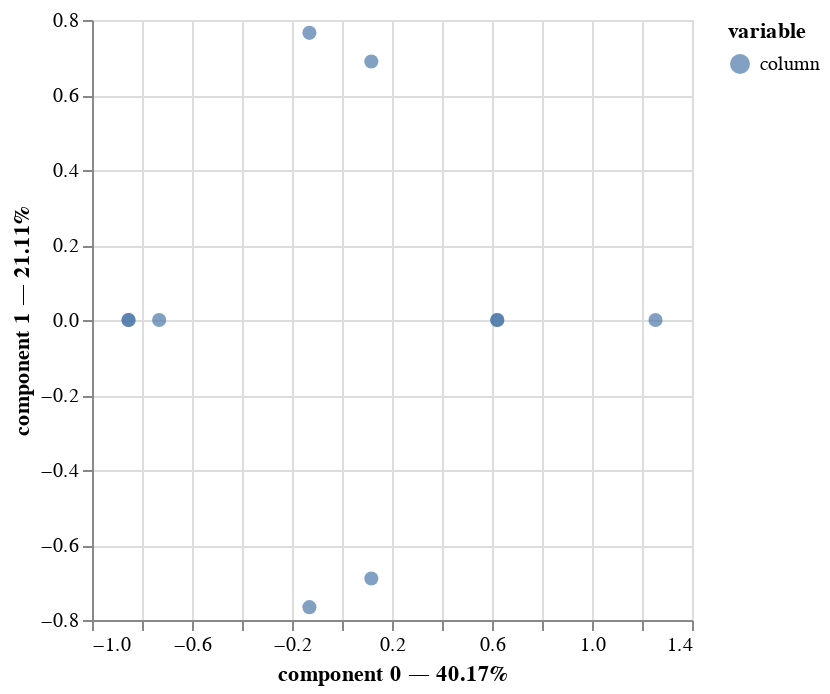

Notebook cell for this chart:
### Code cell
mca.plot(
    dataset,
    x_component=0,
y_component=1,
show_row_markers=False,

)

### Figure 1 — Vega-Lite specification as saved in the notebook (floating-point values rounded to 4 significant figures)
{"config": {"view": {"continuousWidth": 300, "continuousHeight": 300}}, "layer": [{"mark": {"type": "circle", "size": 50}, "encoding": {"color": {"field": "variable", "type": "nominal"}, "tooltip": [{"field": "variable", "type": "nominal"}, {"field": "value", "type": "nominal"}, {"field": "component 0", "type": "quantitative"}, {"field": "component 1", "type": "quantitative"}], "x": {"axis": {"title": "component 0 — 40.17%"}, "field": "component 0", "scale": {"zero": false}, "type": "quantitative"}, "y": {"axis": {"title": "component 1 — 21.11%"}, "field": "component 1", "scale": {"zero": false}, "type": "quantitative"}}, "name": "view_1"}], "data": {"name": "data-6fc443280d7a2a488761dcd315fda1b4"}, "params": [{"name": "param_1", "select": {"type": "interval", "encodings": ["x", "y"]}, "bind": "scales", "views": ["view_1"]}], "$schema": "https://vega.github.io/schema/vega-lite/v5.17.0.json", "datasets": {"data-6fc443280d7a2a488761dcd315fda1b4": [{"component 0": 0.1173, "component 1": 0.6892, "component 2": -0.6413, "variable": "column", "value": "Color_PURPLE", "label": "Color_PURPLE"}, {"component 0": -0.1303, "component 1": -0.7658, "component 2": 0.7125, "variable": "column", "value": "Color_YELLOW", "label": "Color_YELLOW"}, {"component 0": 0.1173, "component 1": -0.6892, "component 2": -0.6413, "variable": "column", "value": "Size_LARGE", "label": "Size_LARGE"}, {"component 0": -0.1303, "component 1": 0.7658, "component 2": 0.7125, "variable": "column", "value": "Size_SMALL", "label": "Size_SMALL"}, {"component 0": -0.8539, "component 1": -2.772e-15, "component 2": -0.07934, "variable": "column", "value": "Action_DIP", "label": "Action_DIP"}, {"component 0": 0.621, "component 1": 1.931e-15, "component 2": 0.0577, "variable": "column", "value": "Action_STRETCH", "label": "Action_STRETCH"}, {"component 0": 0.621, "component 1": 5.586e-16, "component 2": 0.0577, "variable": "column", "value": "Age_ADULT", "label": "Age_ADULT"}, {"component 0": -0.8539, "component 1": -8.438e-16, "component 2": -0.07934, "variable": "column", "value": "Age_CHILD", "label": "Age_CHILD"}, {"component 0": -0.7315, "component 1": -1.334e-15, "component 2": -0.05473, "variable": "column", "value": "Inflated_F", "label": "Inflated_F"}, {"component 0": 1.254, "component 1": 2.2e-15, "component 2": 0.09382, "variable": "column", "value": "Inflated_T", "label": "Inflated_T"}]}}
